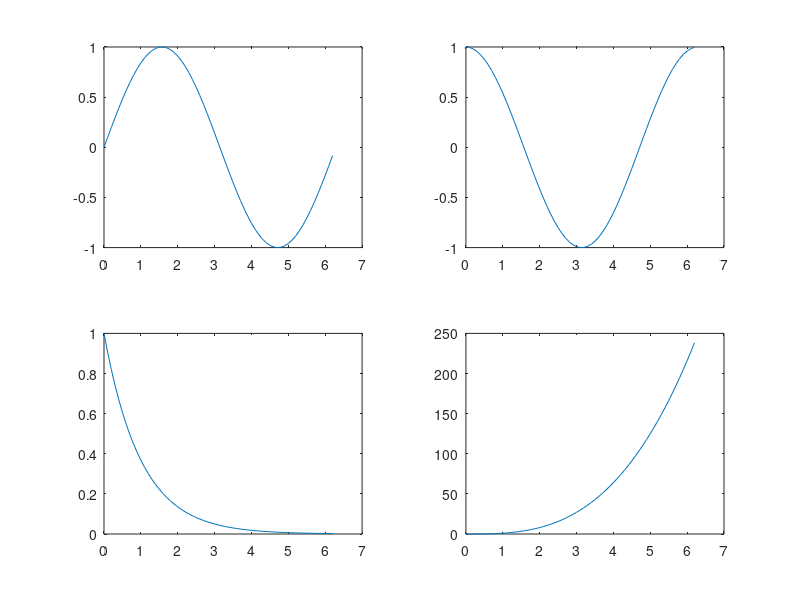
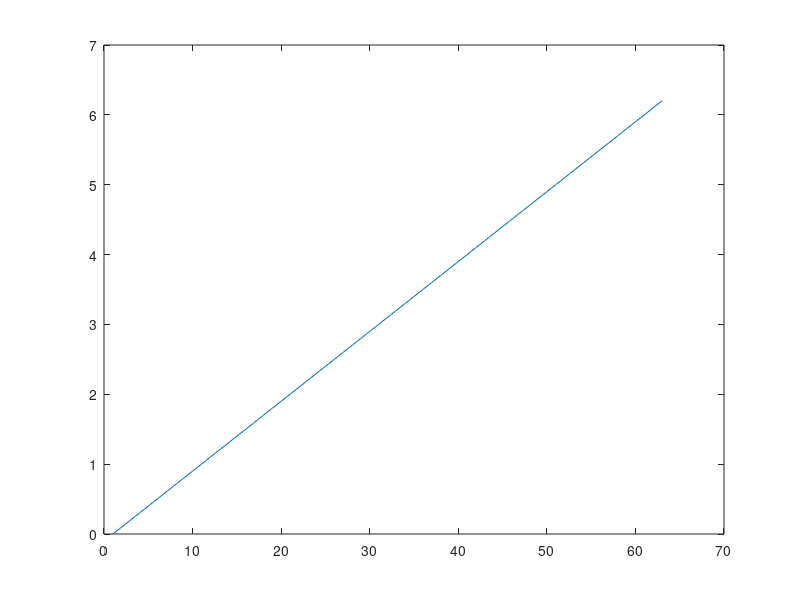
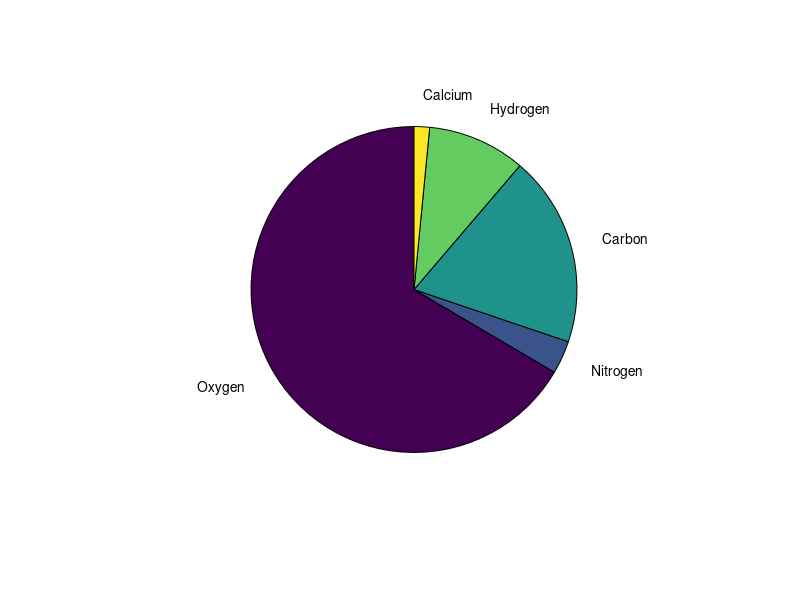

Recreate these plots in MATLAB, in order. (Note: this script raises an error after producing the figures.)
%%%%%%%%%%%%%%%%%%%%%%%%%%%%%%%%%%%%%%%%%%%%%%%%%%%%%%%%%%%%%%%%%%%%%%%%
% Tutorial by Zachary Canann
% Association for Computing Machinery
% University of California, Merced
%%%%%%%%%%%%%%%%%%%%%%%%%%%%%%%%%%%%%%%%%%%%%%%%%%%%%%%%%%%%%%%%%%%%%%%%

%%%%%%%%%%%%%%%%%%%%%%%%%%%%%%%%%%%%%%%%%%%%%%%%%%%%%%%%%%%%%%%%%%%%%%%%
% EXAMPLE 1) Continuous functions can be plotted with the plot() function
% by passing in a vector containing the x values, and another vector of the
% same size containing the y values.
%%%%%%%%%%%%%%%%%%%%%%%%%%%%%%%%%%%%%%%%%%%%%%%%%%%%%%%%%%%%%%%%%%%%%%%%

x = 0 : 1 : 100;
y = 2 * x;
plot(x, y);

%%%%%%%%%%%%%%%%%%%%%%%%%%%%%%%%%%%%%%%%%%%%%%%%%%%%%%%%%%%%%%%%%%%%%%%%
% EXAMPLE 2) Scatter plots can be created the same way as linear functions,
% using the scatter() function instead of plot();
%
% Axis scales can be fixed with the axis() function, which is
% useful when we do not want Matlab to make that decision for us.
%%%%%%%%%%%%%%%%%%%%%%%%%%%%%%%%%%%%%%%%%%%%%%%%%%%%%%%%%%%%%%%%%%%%%%%%

mu = 1.0;
sigma = 0.25;
gaussian = normrnd(mu, sigma, 100, 2);
scatter(gaussian(:, 1), gaussian(:, 2));

% Fix our axis scaling
axis([0 2 0 2]);

%%%%%%%%%%%%%%%%%%%%%%%%%%%%%%%%%%%%%%%%%%%%%%%%%%%%%%%%%%%%%%%%%%%%%%%%
% EXAMPLE 3) Adding labels and titles is done through the title(),
% xlabel(), and ylabel() functions. Each of these take a single parameter:
% the text one wishes to display.
%%%%%%%%%%%%%%%%%%%%%%%%%%%%%%%%%%%%%%%%%%%%%%%%%%%%%%%%%%%%%%%%%%%%%%%%

x = 0 : 0.1 : 4 * pi;
y = sin(x);
plot(x, y);

title('sin function');      
xlabel('value (radians)');
ylabel('amplitude');

%%%%%%%%%%%%%%%%%%%%%%%%%%%%%%%%%%%%%%%%%%%%%%%%%%%%%%%%%%%%%%%%%%%%%%%%
% EXAMPLE 4) Multiple plots can be added to the same figure using the 'hold
% on' and 'hold off' commands.
%%%%%%%%%%%%%%%%%%%%%%%%%%%%%%%%%%%%%%%%%%%%%%%%%%%%%%%%%%%%%%%%%%%%%%%%

close all;
hold on;

x = 0 : 1 : 10;
y = 2 * x;
plot(x, y);

y = x .^ 2;
plot(x, y);

hold off;

%%%%%%%%%%%%%%%%%%%%%%%%%%%%%%%%%%%%%%%%%%%%%%%%%%%%%%%%%%%%%%%%%%%%%%%%
% EXAMPLE 5) Adding legends can be done with the legend() function, which
% must be given a string for each line being plotted.
% 
% Also, the location of the legend can be set by calling the function
% legend('Location', ...), with a cardinal direction, such as 'NorthEast'.
%%%%%%%%%%%%%%%%%%%%%%%%%%%%%%%%%%%%%%%%%%%%%%%%%%%%%%%%%%%%%%%%%%%%%%%%

close all;
hold on;
x = 0 : 1 : 10;
y = -5 * x + 40;
plot(x, y);

y = x.^2 - x;
plot(x, y);
hold off;

legend('Linear', 'Quadratic');
legend('Location', 'NorthWest');

%%%%%%%%%%%%%%%%%%%%%%%%%%%%%%%%%%%%%%%%%%%%%%%%%%%%%%%%%%%%%%%%%%%%%%%%
% EXAMPLE 6) Multiple (separate) plots can be added to the same window
% through use of the subplot command: subplot(nrows, ncols, plot_number)
%%%%%%%%%%%%%%%%%%%%%%%%%%%%%%%%%%%%%%%%%%%%%%%%%%%%%%%%%%%%%%%%%%%%%%%%

x = 0 : 0.1 : 2 * pi;

% plot sine function
subplot(2, 2, 1);
plot(x, sin(x));

% plot cosine function
subplot(2, 2, 2);
plot(x, cos(x));

% plot negative exponential function
subplot(2, 2, 3);
plot(x, exp(-x));

% plot x^3
subplot(2, 2, 4);
plot(x, x.^3);

%%%%%%%%%%%%%%%%%%%%%%%%%%%%%%%%%%%%%%%%%%%%%%%%%%%%%%%%%%%%%%%%%%%%%%%%
% EXAMPLE 7) Multiple (separate) plots can be created in different windows
% by calling the 'figure' command before the call to the plot function.
% Without this, the most recent figure will constantly be overwritten.
%%%%%%%%%%%%%%%%%%%%%%%%%%%%%%%%%%%%%%%%%%%%%%%%%%%%%%%%%%%%%%%%%%%%%%%%

x = 0 : 0.1 : 2 * pi;

figure;
plot(x);

figure;
plot(sin(x));

%%%%%%%%%%%%%%%%%%%%%%%%%%%%%%%%%%%%%%%%%%%%%%%%%%%%%%%%%%%%%%%%%%%%%%%%
% EXAMPLE 8) Bar graphs can be created with the bar() function by passing
% in a vector containing the height of each bar.
%%%%%%%%%%%%%%%%%%%%%%%%%%%%%%%%%%%%%%%%%%%%%%%%%%%%%%%%%%%%%%%%%%%%%%%%

y = 0 : 10 : 100;
bar(y);

%%%%%%%%%%%%%%%%%%%%%%%%%%%%%%%%%%%%%%%%%%%%%%%%%%%%%%%%%%%%%%%%%%%%%%%%
% EXAMPLE 9) Bar graphs can be assigned labels by passing in another
% argument to the bar() function with the corresponding labels for each
% bar.
%%%%%%%%%%%%%%%%%%%%%%%%%%%%%%%%%%%%%%%%%%%%%%%%%%%%%%%%%%%%%%%%%%%%%%%%

x = 1900 : 10 : 2000;
y = 0 : 10 : 100;
bar(x, y);

%%%%%%%%%%%%%%%%%%%%%%%%%%%%%%%%%%%%%%%%%%%%%%%%%%%%%%%%%%%%%%%%%%%%%%%%
% EXAMPLE 10) Bar graphs can be broken into groupings by passing in a vector
% with the bar values, with each group separated by a semicolon.
%%%%%%%%%%%%%%%%%%%%%%%%%%%%%%%%%%%%%%%%%%%%%%%%%%%%%%%%%%%%%%%%%%%%%%%%

y = [5 10 15; 1 2 3; 7 5 9; 11 12 13];
bar(y);

%%%%%%%%%%%%%%%%%%%%%%%%%%%%%%%%%%%%%%%%%%%%%%%%%%%%%%%%%%%%%%%%%%%%%%%%
% EXAMPLE 11) Bar graphs may also be grouped as stacks by passing in
% the string 'stacked' as a parameter to the bar() function.
%%%%%%%%%%%%%%%%%%%%%%%%%%%%%%%%%%%%%%%%%%%%%%%%%%%%%%%%%%%%%%%%%%%%%%%%

y = [5 10 15; 1 2 3; 7 5 9; 11 12 13];
bar(y, 'stacked');

%%%%%%%%%%%%%%%%%%%%%%%%%%%%%%%%%%%%%%%%%%%%%%%%%%%%%%%%%%%%%%%%%%%%%%%%
% EXAMPLE 12) Pie charts can be created using the pie() or pie3() function.
% The first argument is a vector of values, which do not need to be broken
% down into percentages, as this is done automatically. The second argument
% is a vector of labels. If none are provided, percentages will be used as
% the labels.
%%%%%%%%%%%%%%%%%%%%%%%%%%%%%%%%%%%%%%%%%%%%%%%%%%%%%%%%%%%%%%%%%%%%%%%%

x = [650, 32, 185, 95, 15];
y = {'Oxygen', 'Nitrogen', 'Carbon', 'Hydrogen', 'Calcium'};
pie(x, y);
% pie3(x, y);

%%%%%%%%%%%%%%%%%%%%%%%%%%%%%%%%%%%%%%%%%%%%%%%%%%%%%%%%%%%%%%%%%%%%%%%%
% EXAMPLE 13) Histograms can be created by calling the histogram() function
% and passing in a vector of variables. An appropriate number of bins will
% automatically be calculated.
%%%%%%%%%%%%%%%%%%%%%%%%%%%%%%%%%%%%%%%%%%%%%%%%%%%%%%%%%%%%%%%%%%%%%%%%

x = randn(1000, 1);
histogram(x);

%%%%%%%%%%%%%%%%%%%%%%%%%%%%%%%%%%%%%%%%%%%%%%%%%%%%%%%%%%%%%%%%%%%%%%%%
% EXAMPLE 14) The number of histogram bins desired can also be passed as
% the second argument if the default value is not appropriate for the
% problem.
%%%%%%%%%%%%%%%%%%%%%%%%%%%%%%%%%%%%%%%%%%%%%%%%%%%%%%%%%%%%%%%%%%%%%%%%

x = randn(1000, 1);
histogram(x, 10);

%%%%%%%%%%%%%%%%%%%%%%%%%%%%%%%%%%%%%%%%%%%%%%%%%%%%%%%%%%%%%%%%%%%%%%%%
% EXAMPLE 15) Contour maps can be generated from 3D grid data using the
% contour() function. Example 3D gridded data can be generated using the
% built in Matlab 'peaks' command.
%%%%%%%%%%%%%%%%%%%%%%%%%%%%%%%%%%%%%%%%%%%%%%%%%%%%%%%%%%%%%%%%%%%%%%%%

[x, y, z] = peaks;
contour(x, y, z, 25);

%%%%%%%%%%%%%%%%%%%%%%%%%%%%%%%%%%%%%%%%%%%%%%%%%%%%%%%%%%%%%%%%%%%%%%%%
% EXAMPLE 16) 3D Contours can be generated in the same way, simply by
% calling countour3().
%%%%%%%%%%%%%%%%%%%%%%%%%%%%%%%%%%%%%%%%%%%%%%%%%%%%%%%%%%%%%%%%%%%%%%%%

[x, y, z] = peaks;
contour3(x, y, z, 25);

%%%%%%%%%%%%%%%%%%%%%%%%%%%%%%%%%%%%%%%%%%%%%%%%%%%%%%%%%%%%%%%%%%%%%%%%
% EXAMPLE 17) 3D line graphs can be created using the plot3() function,
% and passing in x, y, and z vectors of the same length.
%%%%%%%%%%%%%%%%%%%%%%%%%%%%%%%%%%%%%%%%%%%%%%%%%%%%%%%%%%%%%%%%%%%%%%%%

x = 0 : 0.1 : 8 * pi;
y = sin(x);
z = cos(x);
plot3(x, y, z);

%%%%%%%%%%%%%%%%%%%%%%%%%%%%%%%%%%%%%%%%%%%%%%%%%%%%%%%%%%%%%%%%%%%%%%%%
% EXAMPLE 18) 3D mesh graphs can be created using the mesh() function,
% and passing in x, y, and z gridded data.
%%%%%%%%%%%%%%%%%%%%%%%%%%%%%%%%%%%%%%%%%%%%%%%%%%%%%%%%%%%%%%%%%%%%%%%%

[x, y] = meshgrid(-2 : 0.2 : 2);	% Create plane using the meshgrid() function
z = x.*exp(-x.^2 - y.^2);           % Calculate 3d function
mesh(x, y, z);

%%%%%%%%%%%%%%%%%%%%%%%%%%%%%%%%%%%%%%%%%%%%%%%%%%%%%%%%%%%%%%%%%%%%%%%%
% EXAMPLE 19) 3D surface graphs can be created using the surf() function,
% and passing in x, y, and z gridded data.
%%%%%%%%%%%%%%%%%%%%%%%%%%%%%%%%%%%%%%%%%%%%%%%%%%%%%%%%%%%%%%%%%%%%%%%%

[x, y, z] = peaks;
surf(x, y, z);
colorbar;

%%%%%%%%%%%%%%%%%%%%%%%%%%%%%%%%%%%%%%%%%%%%%%%%%%%%%%%%%%%%%%%%%%%%%%%%
% EXAMPLE 20) 3D scatter plots can be created similar to 2D scatter plots,
% using the scatter3() function, giving a z component as well.
%%%%%%%%%%%%%%%%%%%%%%%%%%%%%%%%%%%%%%%%%%%%%%%%%%%%%%%%%%%%%%%%%%%%%%%%

mu = 1.0;
sigma = 0.25;
x = normrnd(mu, sigma, 1000, 1);
y = normrnd(mu, sigma, 1000, 1);
z = normrnd(mu, sigma, 1000, 1);

scatter3(x, y, z);

%%%%%%%%%%%%%%%%%%%%%%%%%%%%%%%%%%%%%%%%%%%%%%%%%%%%%%%%%%%%%%%%%%%%%%%%
% ADDENDUM - This is by no means an exhaustive list of the plotting
% capabilities of Matlab, and instead this tutorial was meant to expose
% users to the different commonly used 2D and 3D plotting functions.
% 
% For more detailed documentation refer to:
% http://www.mathworks.com/help/matlab/2-and-3d-plots.html
%%%%%%%%%%%%%%%%%%%%%%%%%%%%%%%%%%%%%%%%%%%%%%%%%%%%%%%%%%%%%%%%%%%%%%%%
